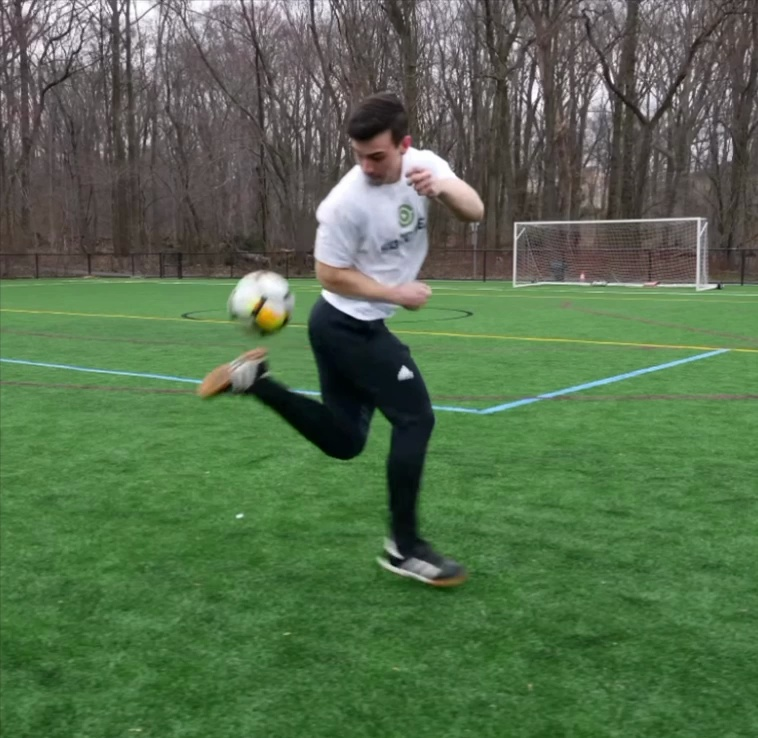
#> input picture data/reference/pictures_for_model/_testframe.jpg, 758 x 738 px
$ python -i video_processor.py   (imports and definitions only)
#> lines starting #> are read from the running program, lines starting #| are printed output that depends on the picture
#> further down, picture is the input picture: shape (738, 758, 3); mean B, G, R 77.4, 109.7, 85.6
"""
Video Processor Module
Utilities for video loading, frame extraction, and preprocessing.
"""

import cv2
import numpy as np
from pathlib import Path
from dataclasses import dataclass
from typing import Optional, Tuple, Generator, List
import tempfile


@dataclass
class VideoInfo:
    """Information about a video file."""
    path: str
    width: int
    height: int
    fps: float
    frame_count: int
    duration_seconds: float
    codec: str


class VideoProcessor:
    """
    Process and manipulate video files.

    Usage:
        processor = VideoProcessor()
        info = processor.get_video_info("video.mp4")
        frames = list(processor.extract_frames("video.mp4"))
    """

    # [310 lines left out: functions get_video_info, extract_frames, resize_video, trim_video, extract_clip_around_frame, combine_videos_side_by_side, not called in this run]

    @staticmethod
    def normalize_video_lighting(frame: np.ndarray) -> np.ndarray:
        """
        Normalize lighting in a frame.

        Helps with videos recorded in different lighting conditions.

        Args:
            frame: Input frame

        Returns:
            Normalized frame
        """
        # Convert to LAB color space
        lab = cv2.cvtColor(frame, cv2.COLOR_BGR2LAB)
#> lab: shape (738, 758, 3); mean of channels 0, 1, 2 111, 113.3, 143.2

        # Split channels
        l, a, b = cv2.split(lab)
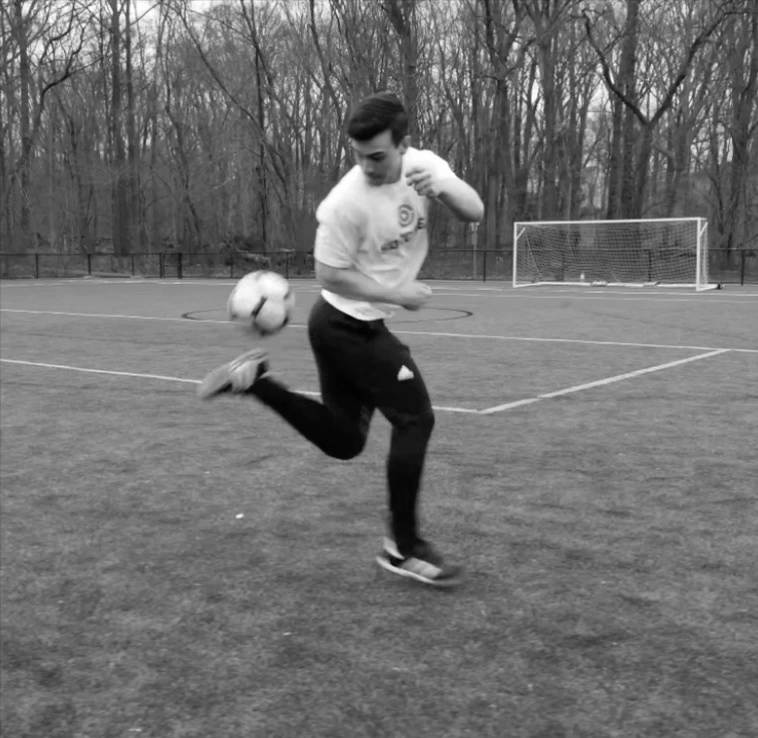
#> l: shape (738, 758); min 2, max 255, mean 111
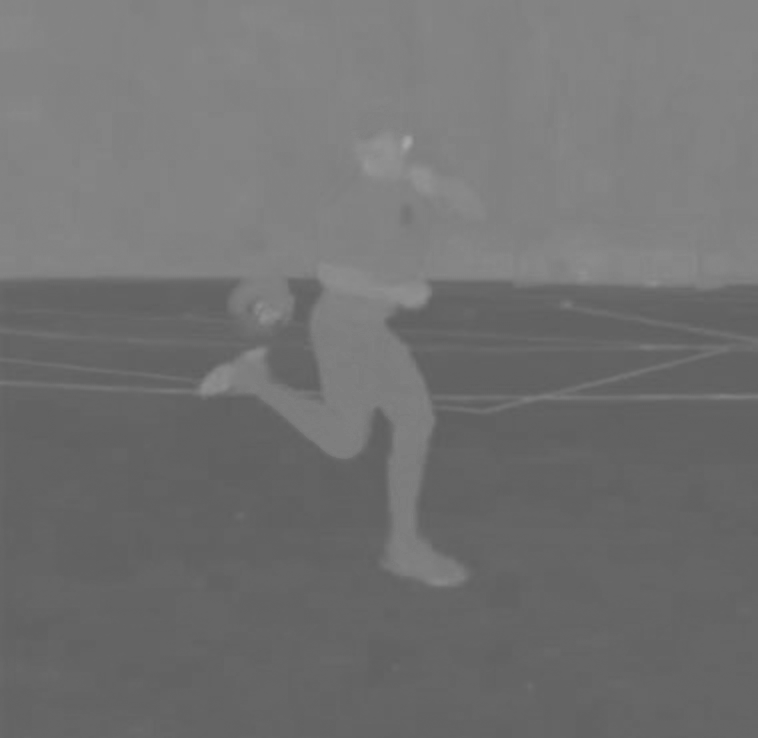
#> a: shape (738, 758); min 94, max 167, mean 113.3
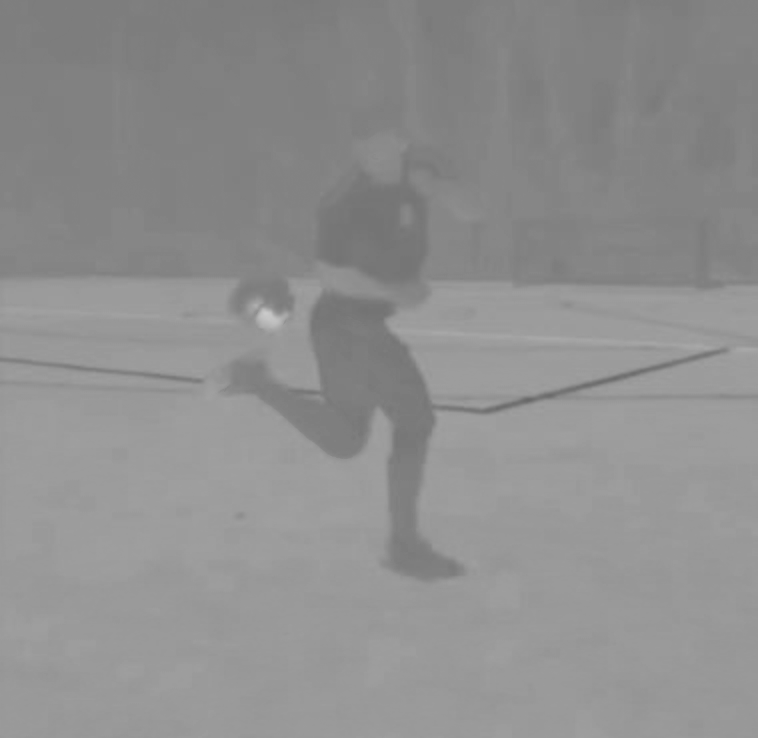
#> b: shape (738, 758); min 104, max 202, mean 143.2

        # Apply CLAHE to L channel
        clahe = cv2.createCLAHE(clipLimit=3.0, tileGridSize=(8, 8))
        l = clahe.apply(l)
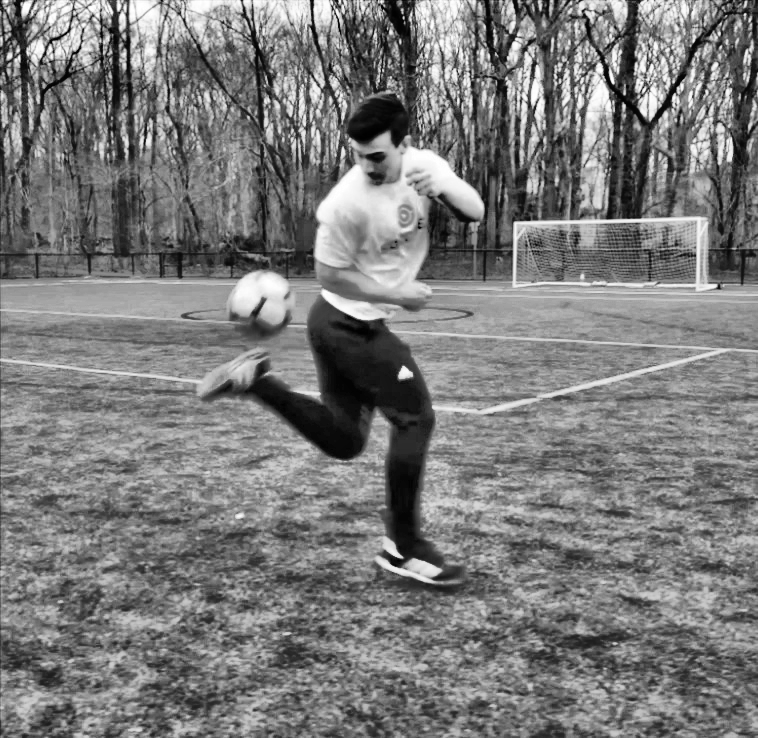
#> l: shape (738, 758); min 1, max 255, mean 122.5

        # Merge and convert back
        lab = cv2.merge([l, a, b])
#> lab: shape (738, 758, 3); mean of channels 0, 1, 2 122.5, 113.3, 143.2
        normalized = cv2.cvtColor(lab, cv2.COLOR_LAB2BGR)
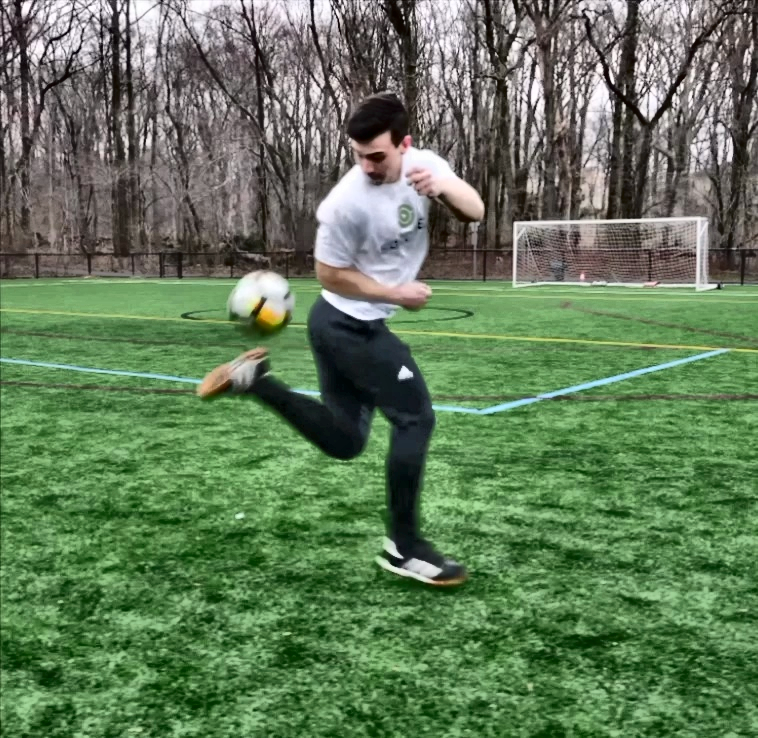
#> normalized: shape (738, 758, 3); mean B, G, R 89.1, 121.9, 97.6

        return normalized


# Quick test
# [6 lines not run here, left out]

>>> import cv2
>>> picture = cv2.imread('../../data/reference/pictures_for_model/_testframe.jpg')
>>> result = VideoProcessor().normalize_video_lighting(picture)
